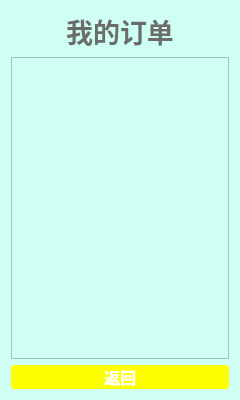
<?xml version="1.0" encoding="UTF-8"?>
<ui version="4.0">
 <class>ordWidget</class>
 <widget class="QWidget" name="ordWidget">
  <property name="geometry">
   <rect>
    <x>0</x>
    <y>0</y>
    <width>240</width>
    <height>400</height>
   </rect>
  </property>
  <property name="minimumSize">
   <size>
    <width>240</width>
    <height>400</height>
   </size>
  </property>
  <property name="maximumSize">
   <size>
    <width>240</width>
    <height>400</height>
   </size>
  </property>
  <property name="windowTitle">
   <string>Form</string>
  </property>
  <property name="autoFillBackground">
   <bool>true</bool>
  </property>
  <property name="styleSheet">
   <string notr="true">background-color: rgb(207, 255, 242);</string>
  </property>
  <layout class="QGridLayout" name="gridLayout">
   <item row="0" column="0">
    <widget class="QLabel" name="label">
     <property name="font">
      <font>
       <family>华文行楷</family>
       <pointsize>20</pointsize>
       <weight>75</weight>
       <bold>true</bold>
      </font>
     </property>
     <property name="layoutDirection">
      <enum>Qt::LeftToRight</enum>
     </property>
     <property name="styleSheet">
      <string notr="true">color: rgb(108, 108, 108);</string>
     </property>
     <property name="text">
      <string>我的订单</string>
     </property>
     <property name="alignment">
      <set>Qt::AlignCenter</set>
     </property>
    </widget>
   </item>
   <item row="1" column="0">
    <widget class="QTextBrowser" name="textBrowser_ord"/>
   </item>
   <item row="2" column="0">
    <widget class="QPushButton" name="pushButton_ret">
     <property name="font">
      <font>
       <family>微软雅黑</family>
       <pointsize>12</pointsize>
       <weight>75</weight>
       <bold>true</bold>
      </font>
     </property>
     <property name="styleSheet">
      <string notr="true">QPushButton {  background-color: rgb(255, 255, 0);color: rgb(255, 255, 255); border-radius: 3px; border-color: rgb(127, 127, 127); } QPushButton:hover { background-color: rgb(255, 255, 255);color: rgb(255, 255, 0);}
</string>
     </property>
     <property name="text">
      <string>返回</string>
     </property>
    </widget>
   </item>
  </layout>
 </widget>
 <resources/>
 <connections/>
</ui>
